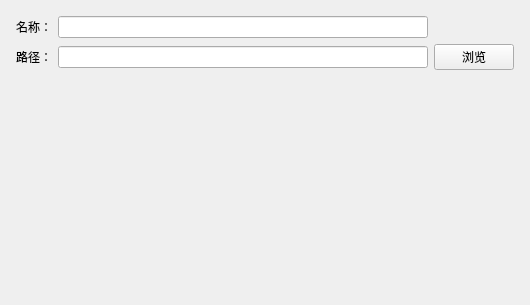
<?xml version="1.0" encoding="UTF-8"?>
<ui version="4.0">
 <class>ProSetPage</class>
 <widget class="QWizardPage" name="ProSetPage">
  <property name="geometry">
   <rect>
    <x>0</x>
    <y>0</y>
    <width>530</width>
    <height>305</height>
   </rect>
  </property>
  <property name="windowTitle">
   <string>WizardPage</string>
  </property>
  <layout class="QGridLayout" name="gridLayout_2">
   <item row="0" column="0">
    <layout class="QGridLayout" name="gridLayout">
     <property name="leftMargin">
      <number>5</number>
     </property>
     <property name="topMargin">
      <number>5</number>
     </property>
     <property name="rightMargin">
      <number>5</number>
     </property>
     <property name="bottomMargin">
      <number>5</number>
     </property>
     <item row="1" column="0">
      <widget class="QLabel" name="label_2">
       <property name="text">
        <string>路径：</string>
       </property>
      </widget>
     </item>
     <item row="0" column="0">
      <widget class="QLabel" name="label">
       <property name="text">
        <string>名称：</string>
       </property>
      </widget>
     </item>
     <item row="1" column="1">
      <widget class="QLineEdit" name="lineEdit_2"/>
     </item>
     <item row="1" column="2">
      <widget class="QPushButton" name="pushButton">
       <property name="text">
        <string>浏览</string>
       </property>
      </widget>
     </item>
     <item row="0" column="1">
      <widget class="QLineEdit" name="lineEdit"/>
     </item>
     <item row="2" column="1">
      <widget class="QLabel" name="tips">
       <property name="text">
        <string/>
       </property>
      </widget>
     </item>
    </layout>
   </item>
  </layout>
 </widget>
 <resources/>
 <connections/>
</ui>
